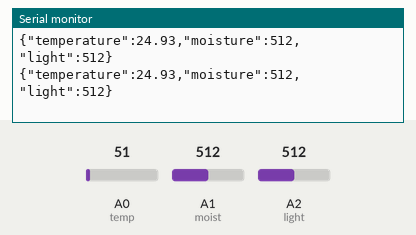
A sketch run on a simulated Arduino Uno, built with avr-gcc and run on an emulated ATmega328P. On the bench: the last lines printed to the serial monitor. The test bench sets the inputs (shaded band); at power-on: A0 (temp) = 51, A1 (moist) = 512, A2 (light) = 512.

Above: at 5.8 s.
5.9 s: A0 (temp) set to 61
At 10.8 s:
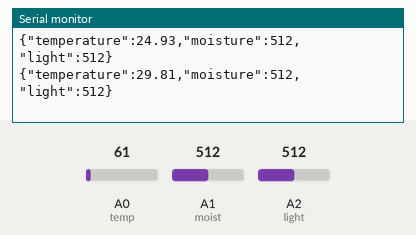
11.9 s: A1 (moist) set to 716
At 15.8 s:
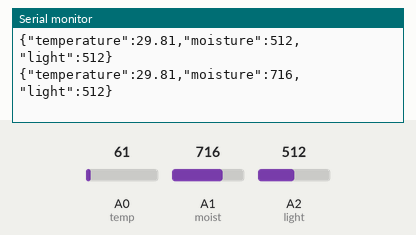
17.9 s: A2 (light) set to 716
At 20.9 s:
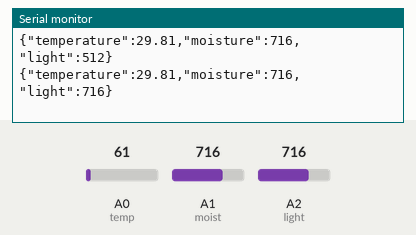
23.9 s: A0 (temp) set to 71
At 25.9 s:
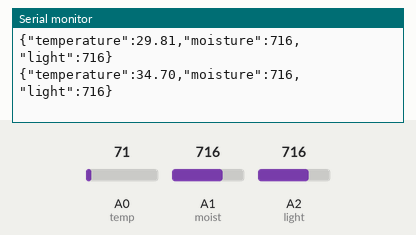
29.9 s: A1 (moist) set to 900
At 31.0 s:
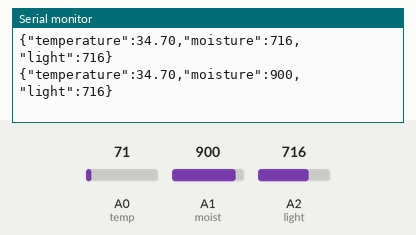
35.9 s: A2 (light) set to 900
At 41.1 s:
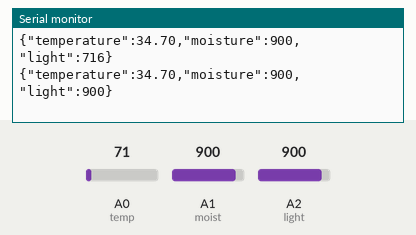
Timing chart, 0 to 42.6 s (numbered marks = the images above; inputs shaded):
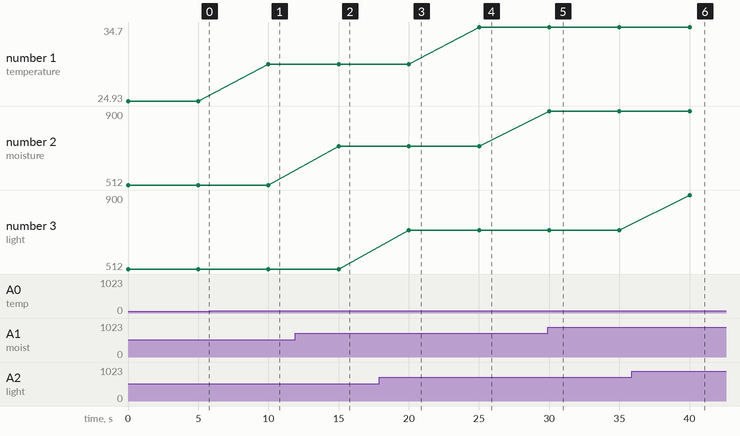

Measured:
- after the input at 5.9 s, the serial monitor: prints a new line after 4.1 s (image 1)
- after the input at 11.9 s, the serial monitor: prints a new line after 3.1 s (image 2)
- after the input at 17.9 s, the serial monitor: prints a new line after 2.1 s (image 3)
- after the input at 23.9 s, the serial monitor: prints a new line after 1.1 s (image 4)
- after the input at 29.9 s, the serial monitor: prints a new line after 0.11 s (image 5)
- after the input at 35.9 s, the serial monitor: prints a new line after 4.1 s (image 6)
- plotted number 1: 24.93 → 29.81 after the input at 5.9 s, 29.81 → 34.7 after the input at 23.9 s
- plotted number 2: 512 → 716 after the input at 11.9 s, 716 → 900 after the input at 29.9 s

The sketch:

arduino.ino
```cpp
int temp = A0;
int moist = A1;
int light = A2;

void setup(){
  pinMode(temp, INPUT);
  pinMode(moist, INPUT);
  pinMode(light, INPUT);
  Serial.begin(9600);
}

void loop(){
  float tout = analogRead(temp);
  tout = (tout*500)/1023;
  int mout = analogRead(moist);
  int lout = analogRead(light);
  Serial.print("{\"temperature\":");
  Serial.print(tout);
  Serial.print(",\"moisture\":");
  Serial.print(mout);
  Serial.print(",\"light\":");
  Serial.print(lout);
  Serial.println("}");
  delay(5000);
}
```
